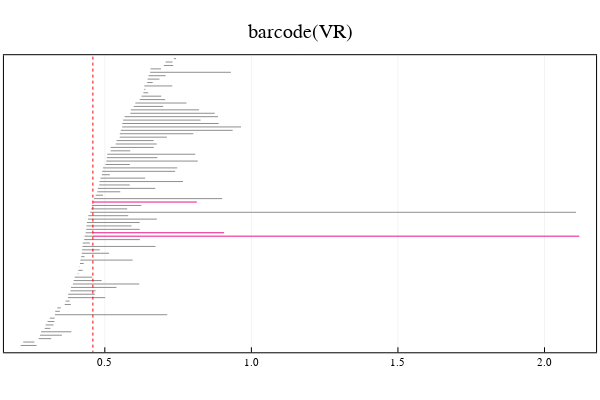

This figure's notebook cell:
### Markdown cell above
## 4(b) Interactive exploration of baseline and offset bar extensions
* We use the function `return_extension_results_at_parameter()`, which is an interactive function that requires the user to select the following:
    * A parameter of `p_Y` 
    * Offset bar extensions
* The function shows the baseline bar-extension at selected parameter, along with the final bar-extension (baseline bar extension + selected offset bar extensions).
* The function returns a plot object that highlights the final bar extension

### Code cell
p = return_extension_results_at_parameter(extension)

### Figure 1 — Plotly figure (JSON) as saved in the notebook; plotly's stock layout.template omitted (floating-point values rounded to 4 significant figures)
{"data": [{"colorbar": {"title": ""}, "hoverinfo": "text", "legendgroup": "y1", "line": {"color": "rgba(143, 143, 143, 1.000)", "dash": "solid", "shape": "linear", "width": 1}, "mode": "lines", "name": "y1", "showlegend": true, "text": ["class 18", "class 18"], "type": "scatter", "x": [0.213, 0.2671], "xaxis": "x1", "y": [1, 1], "yaxis": "y1", "zmax": null, "zmin": null}, {"colorbar": {"title": ""}, "hoverinfo": "text", "legendgroup": "y2", "line": {"color": "rgba(143, 143, 143, 1.000)", "dash": "solid", "shape": "linear", "width": 1}, "mode": "lines", "name": "y2", "showlegend": true, "text": ["class 19", "class 19"], "type": "scatter", "x": [0.2217, 0.26], "xaxis": "x1", "y": [2, 2], "yaxis": "y1", "zmax": null, "zmin": null}, {"colorbar": {"title": ""}, "hoverinfo": "text", "legendgroup": "y3", "line": {"color": "rgba(143, 143, 143, 1.000)", "dash": "solid", "shape": "linear", "width": 1}, "mode": "lines", "name": "y3", "showlegend": true, "text": ["class 20", "class 20"], "type": "scatter", "x": [0.2744, 0.3171], "xaxis": "x1", "y": [3, 3], "yaxis": "y1", "zmax": null, "zmin": null}, {"colorbar": {"title": ""}, "hoverinfo": "text", "legendgroup": "y4", "line": {"color": "rgba(143, 143, 143, 1.000)", "dash": "solid", "shape": "linear", "width": 1}, "mode": "lines", "name": "y4", "showlegend": true, "text": ["class 21", "class 21"], "type": "scatter", "x": [0.2791, 0.3537], "xaxis": "x1", "y": [4, 4], "yaxis": "y1", "zmax": null, "zmin": null}, {"colorbar": {"title": ""}, "hoverinfo": "text", "legendgroup": "y5", "line": {"color": "rgba(143, 143, 143, 1.000)", "dash": "solid", "shape": "linear", "width": 1}, "mode": "lines", "name": "y5", "showlegend": true, "text": ["class 22", "class 22"], "type": "scatter", "x": [0.2825, 0.386], "xaxis": "x1", "y": [5, 5], "yaxis": "y1", "zmax": null, "zmin": null}, {"colorbar": {"title": ""}, "hoverinfo": "text", "legendgroup": "y6", "line": {"color": "rgba(143, 143, 143, 1.000)", "dash": "solid", "shape": "linear", "width": 1}, "mode": "lines", "name": "y6", "showlegend": true, "text": ["class 1", "class 1"], "type": "scatter", "x": [0.295, 0.3141], "xaxis": "x1", "y": [6, 6], "yaxis": "y1", "zmax": null, "zmin": null}, {"colorbar": {"title": ""}, "hoverinfo": "text", "legendgroup": "y7", "line": {"color": "rgba(143, 143, 143, 1.000)", "dash": "solid", "shape": "linear", "width": 1}, "mode": "lines", "name": "y7", "showlegend": true, "text": ["class 2", "class 2"], "type": "scatter", "x": [0.2981, 0.3251], "xaxis": "x1", "y": [7, 7], "yaxis": "y1", "zmax": null, "zmin": null}, {"colorbar": {"title": ""}, "hoverinfo": "text", "legendgroup": "y8", "line": {"color": "rgba(143, 143, 143, 1.000)", "dash": "solid", "shape": "linear", "width": 1}, "mode": "lines", "name": "y8", "showlegend": true, "text": ["class 3", "class 3"], "type": "scatter", "x": [0.3047, 0.3284], "xaxis": "x1", "y": [8, 8], "yaxis": "y1", "zmax": null, "zmin": null}, {"colorbar": {"title": ""}, "hoverinfo": "text", "legendgroup": "y9", "line": {"color": "rgba(143, 143, 143, 1.000)", "dash": "solid", "shape": "linear", "width": 1}, "mode": "lines", "name": "y9", "showlegend": true, "text": ["class 23", "class 23"], "type": "scatter", "x": [0.3123, 0.3288], "xaxis": "x1", "y": [9, 9], "yaxis": "y1", "zmax": null, "zmin": null}, {"colorbar": {"title": ""}, "hoverinfo": "text", "legendgroup": "y10", "line": {"color": "rgba(143, 143, 143, 1.000)", "dash": "solid", "shape": "linear", "width": 1}, "mode": "lines", "name": "y10", "showlegend": true, "text": ["class 73", "class 73"], "type": "scatter", "x": [0.3297, 0.7131], "xaxis": "x1", "y": [10, 10], "yaxis": "y1", "zmax": null, "zmin": null}, {"colorbar": {"title": ""}, "hoverinfo": "text", "legendgroup": "y11", "line": {"color": "rgba(143, 143, 143, 1.000)", "dash": "solid", "shape": "linear", "width": 1}, "mode": "lines", "name": "y11", "showlegend": true, "text": ["class 24", "class 24"], "type": "scatter", "x": [0.3308, 0.3467], "xaxis": "x1", "y": [11, 11], "yaxis": "y1", "zmax": null, "zmin": null}, {"colorbar": {"title": ""}, "hoverinfo": "text", "legendgroup": "y12", "line": {"color": "rgba(143, 143, 143, 1.000)", "dash": "solid", "shape": "linear", "width": 1}, "mode": "lines", "name": "y12", "showlegend": true, "text": ["class 4", "class 4"], "type": "scatter", "x": [0.3379, 0.3497], "xaxis": "x1", "y": [12, 12], "yaxis": "y1", "zmax": null, "zmin": null}, {"colorbar": {"title": ""}, "hoverinfo": "text", "legendgroup": "y13", "line": {"color": "rgba(143, 143, 143, 1.000)", "dash": "solid", "shape": "linear", "width": 1}, "mode": "lines", "name": "y13", "showlegend": true, "text": ["class 25", "class 25"], "type": "scatter", "x": [0.3632, 0.384], "xaxis": "x1", "y": [13, 13], "yaxis": "y1", "zmax": null, "zmin": null}, {"colorbar": {"title": ""}, "hoverinfo": "text", "legendgroup": "y14", "line": {"color": "rgba(143, 143, 143, 1.000)", "dash": "solid", "shape": "linear", "width": 1}, "mode": "lines", "name": "y14", "showlegend": true, "text": ["class 26", "class 26"], "type": "scatter", "x": [0.3662, 0.3801], "xaxis": "x1", "y": [14, 14], "yaxis": "y1", "zmax": null, "zmin": null}, {"colorbar": {"title": ""}, "hoverinfo": "text", "legendgroup": "y15", "line": {"color": "rgba(143, 143, 143, 1.000)", "dash": "solid", "shape": "linear", "width": 1}, "mode": "lines", "name": "y15", "showlegend": true, "text": ["class 27", "class 27"], "type": "scatter", "x": [0.3742, 0.5013], "xaxis": "x1", "y": [15, 15], "yaxis": "y1", "zmax": null, "zmin": null}, {"colorbar": {"title": ""}, "hoverinfo": "text", "legendgroup": "y16", "line": {"color": "rgba(143, 143, 143, 1.000)", "dash": "solid", "shape": "linear", "width": 1}, "mode": "lines", "name": "y16", "showlegend": true, "text": ["class 28", "class 28"], "type": "scatter", "x": [0.3751, 0.4659], "xaxis": "x1", "y": [16, 16], "yaxis": "y1", "zmax": null, "zmin": null}, {"colorbar": {"title": ""}, "hoverinfo": "text", "legendgroup": "y17", "line": {"color": "rgba(143, 143, 143, 1.000)", "dash": "solid", "shape": "linear", "width": 1}, "mode": "lines", "name": "y17", "showlegend": true, "text": ["class 29", "class 29"], "type": "scatter", "x": [0.3827, 0.4686], "xaxis": "x1", "y": [17, 17], "yaxis": "y1", "zmax": null, "zmin": null}, {"colorbar": {"title": ""}, "hoverinfo": "text", "legendgroup": "y18", "line": {"color": "rgba(143, 143, 143, 1.000)", "dash": "solid", "shape": "linear", "width": 1}, "mode": "lines", "name": "y18", "showlegend": true, "text": ["class 30", "class 30"], "type": "scatter", "x": [0.3847, 0.5396], "xaxis": "x1", "y": [18, 18], "yaxis": "y1", "zmax": null, "zmin": null}, {"colorbar": {"title": ""}, "hoverinfo": "text", "legendgroup": "y19", "line": {"color": "rgba(143, 143, 143, 1.000)", "dash": "solid", "shape": "linear", "width": 1}, "mode": "lines", "name": "y19", "showlegend": true, "text": ["class 31", "class 31"], "type": "scatter", "x": [0.3908, 0.6174], "xaxis": "x1", "y": [19, 19], "yaxis": "y1", "zmax": null, "zmin": null}, {"colorbar": {"title": ""}, "hoverinfo": "text", "legendgroup": "y20", "line": {"color": "rgba(143, 143, 143, 1.000)", "dash": "solid", "shape": "linear", "width": 1}, "mode": "lines", "name": "y20", "showlegend": true, "text": ["class 32", "class 32"], "type": "scatter", "x": [0.3935, 0.4892], "xaxis": "x1", "y": [20, 20], "yaxis": "y1", "zmax": null, "zmin": null}, {"colorbar": {"title": ""}, "hoverinfo": "text", "legendgroup": "y21", "line": {"color": "rgba(143, 143, 143, 1.000)", "dash": "solid", "shape": "linear", "width": 1}, "mode": "lines", "name": "y21", "showlegend": true, "text": ["class 33", "class 33"], "type": "scatter", "x": [0.3971, 0.4572], "xaxis": "x1", "y": [21, 21], "yaxis": "y1", "zmax": null, "zmin": null}, {"colorbar": {"title": ""}, "hoverinfo": "text", "legendgroup": "y22", "line": {"color": "rgba(143, 143, 143, 1.000)", "dash": "solid", "shape": "linear", "width": 1}, "mode": "lines", "name": "y22", "showlegend": true, "text": ["class 5", "class 5"], "type": "scatter", "x": [0.4075, 0.4098], "xaxis": "x1", "y": [22, 22], "yaxis": "y1", "zmax": null, "zmin": null}, {"colorbar": {"title": ""}, "hoverinfo": "text", "legendgroup": "y23", "line": {"color": "rgba(143, 143, 143, 1.000)", "dash": "solid", "shape": "linear", "width": 1}, "mode": "lines", "name": "y23", "showlegend": true, "text": ["class 6", "class 6"], "type": "scatter", "x": [0.4095, 0.4246], "xaxis": "x1", "y": [23, 23], "yaxis": "y1", "zmax": null, "zmin": null}, {"colorbar": {"title": ""}, "hoverinfo": "text", "legendgroup": "y24", "line": {"color": "rgba(143, 143, 143, 1.000)", "dash": "solid", "shape": "linear", "width": 1}, "mode": "lines", "name": "y24", "showlegend": true, "text": ["class 7", "class 7"], "type": "scatter", "x": [0.4123, 0.4134], "xaxis": "x1", "y": [24, 24], "yaxis": "y1", "zmax": null, "zmin": null}, {"colorbar": {"title": ""}, "hoverinfo": "text", "legendgroup": "y25", "line": {"color": "rgba(143, 143, 143, 1.000)", "dash": "solid", "shape": "linear", "width": 1}, "mode": "lines", "name": "y25", "showlegend": true, "text": ["class 8", "class 8"], "type": "scatter", "x": [0.4151, 0.4281], "xaxis": "x1", "y": [25, 25], "yaxis": "y1", "zmax": null, "zmin": null}, {"colorbar": {"title": ""}, "hoverinfo": "text", "legendgroup": "y26", "line": {"color": "rgba(143, 143, 143, 1.000)", "dash": "solid", "shape": "linear", "width": 1}, "mode": "lines", "name": "y26", "showlegend": true, "text": ["class 34", "class 34"], "type": "scatter", "x": [0.4166, 0.595], "xaxis": "x1", "y": [26, 26], "yaxis": "y1", "zmax": null, "zmin": null}, {"colorbar": {"title": ""}, "hoverinfo": "text", "legendgroup": "y27", "line": {"color": "rgba(143, 143, 143, 1.000)", "dash": "solid", "shape": "linear", "width": 1}, "mode": "lines", "name": "y27", "showlegend": true, "text": ["class 9", "class 9"], "type": "scatter", "x": [0.4195, 0.4308], "xaxis": "x1", "y": [27, 27], "yaxis": "y1", "zmax": null, "zmin": null}, {"colorbar": {"title": ""}, "hoverinfo": "text", "legendgroup": "y28", "line": {"color": "rgba(143, 143, 143, 1.000)", "dash": "solid", "shape": "linear", "width": 1}, "mode": "lines", "name": "y28", "showlegend": true, "text": ["class 35", "class 35"], "type": "scatter", "x": [0.4213, 0.5145], "xaxis": "x1", "y": [28, 28], "yaxis": "y1", "zmax": null, "zmin": null}, {"colorbar": {"title": ""}, "hoverinfo": "text", "legendgroup": "y29", "line": {"color": "rgba(143, 143, 143, 1.000)", "dash": "solid", "shape": "linear", "width": 1}, "mode": "lines", "name": "y29", "showlegend": true, "text": ["class 10", "class 10"], "type": "scatter", "x": [0.4225, 0.4827], "xaxis": "x1", "y": [29, 29], "yaxis": "y1", "zmax": null, "zmin": null}, {"colorbar": {"title": ""}, "hoverinfo": "text", "legendgroup": "y30", "line": {"color": "rgba(143, 143, 143, 1.000)", "dash": "solid", "shape": "linear", "width": 1}, "mode": "lines", "name": "y30", "showlegend": true, "text": ["class 36", "class 36"], "type": "scatter", "x": [0.4236, 0.6728], "xaxis": "x1", "y": [30, 30], "yaxis": "y1", "zmax": null, "zmin": null}, {"colorbar": {"title": ""}, "hoverinfo": "text", "legendgroup": "y31", "line": {"color": "rgba(143, 143, 143, 1.000)", "dash": "solid", "shape": "linear", "width": 1}, "mode": "lines", "name": "y31", "showlegend": true, "text": ["class 37", "class 37"], "type": "scatter", "x": [0.4247, 0.4491], "xaxis": "x1", "y": [31, 31], "yaxis": "y1", "zmax": null, "zmin": null}, {"colorbar": {"title": ""}, "hoverinfo": "text", "legendgroup": "y32", "line": {"color": "rgba(143, 143, 143, 1.000)", "dash": "solid", "shape": "linear", "width": 1}, "mode": "lines", "name": "y32", "showlegend": true, "text": ["class 64", "class 64"], "type": "scatter", "x": [0.4293, 0.6197], "xaxis": "x1", "y": [32, 32], "yaxis": "y1", "zmax": null, "zmin": null}, {"colorbar": {"title": ""}, "hoverinfo": "text", "legendgroup": "y33", "line": {"color": "rgba(143, 143, 143, 1.000)", "dash": "solid", "shape": "linear", "width": 1}, "mode": "lines", "name": "y33", "showlegend": true, "text": ["class 84", "class 84"], "type": "scatter", "x": [0.431, 0.4593], "xaxis": "x1", "y": [33, 33], "yaxis": "y1", "zmax": null, "zmin": null}, {"colorbar": {"title": ""}, "hoverinfo": "text", "legendgroup": "y34", "line": {"color": "rgba(238, 18, 137, 1.000)", "dash": "solid", "shape": "linear", "width": 1}, "mode": "lines", "name": "y34", "showlegend": true, "text": ["class 84", "class 84"], "type": "scatter", "x": [0.4593, 2.119], "xaxis": "x1", "y": [33, 33], "yaxis": "y1", "zmax": null, "zmin": null}, {"colorbar": {"title": ""}, "hoverinfo": "text", "legendgroup": "y35", "line": {"color": "rgba(143, 143, 143, 1.000)", "dash": "solid", "shape": "linear", "width": 1}, "mode": "lines", "name": "y35", "showlegend": true, "text": ["class 79", "class 79"], "type": "scatter", "x": [0.4348, 0.4593], "xaxis": "x1", "y": [34, 34], "yaxis": "y1", "zmax": null, "zmin": null}, {"colorbar": {"title": ""}, "hoverinfo": "text", "legendgroup": "y36", "line": {"color": "rgba(238, 18, 137, 1.000)", "dash": "solid", "shape": "linear", "width": 1}, "mode": "lines", "name": "y36", "showlegend": true, "text": ["class 79", "class 79"], "type": "scatter", "x": [0.4593, 0.9071], "xaxis": "x1", "y": [34, 34], "yaxis": "y1", "zmax": null, "zmin": null}, {"colorbar": {"title": ""}, "hoverinfo": "text", "legendgroup": "y37", "line": {"color": "rgba(143, 143, 143, 1.000)", "dash": "solid", "shape": "linear", "width": 1}, "mode": "lines", "name": "y37", "showlegend": true, "text": ["class 38", "class 38"], "type": "scatter", "x": [0.4367, 0.619], "xaxis": "x1", "y": [35, 35], "yaxis": "y1", "zmax": null, "zmin": null}, {"colorbar": {"title": ""}, "hoverinfo": "text", "legendgroup": "y38", "line": {"color": "rgba(143, 143, 143, 1.000)", "dash": "solid", "shape": "linear", "width": 1}, "mode": "lines", "name": "y38", "showlegend": true, "text": ["class 39", "class 39"], "type": "scatter", "x": [0.4373, 0.5912], "xaxis": "x1", "y": [36, 36], "yaxis": "y1", "zmax": null, "zmin": null}, {"colorbar": {"title": ""}, "hoverinfo": "text", "legendgroup": "y39", "line": {"color": "rgba(143, 143, 143, 1.000)", "dash": "solid", "shape": "linear", "width": 1}, "mode": "lines", "name": "y39", "showlegend": true, "text": ["class 65", "class 65"], "type": "scatter", "x": [0.439, 0.6189], "xaxis": "x1", "y": [37, 37], "yaxis": "y1", "zmax": null, "zmin": null}, {"colorbar": {"title": ""}, "hoverinfo": "text", "legendgroup": "y40", "line": {"color": "rgba(143, 143, 143, 1.000)", "dash": "solid", "shape": "linear", "width": 1}, "mode": "lines", "name": "y40", "showlegend": true, "text": ["class 74", "class 74"], "type": "scatter", "x": [0.4425, 0.6776], "xaxis": "x1", "y": [38, 38], "yaxis": "y1", "zmax": null, "zmin": null}, {"colorbar": {"title": ""}, "hoverinfo": "text", "legendgroup": "y41", "line": {"color": "rgba(143, 143, 143, 1.000)", "dash": "solid", "shape": "linear", "width": 1}, "mode": "lines", "name": "y41", "showlegend": true, "text": ["class 40", "class 40"], "type": "scatter", "x": [0.4438, 0.5799], "xaxis": "x1", "y": [39, 39], "yaxis": "y1", "zmax": null, "zmin": null}, {"colorbar": {"title": ""}, "hoverinfo": "text", "legendgroup": "y42", "line": {"color": "rgba(143, 143, 143, 1.000)", "dash": "solid", "shape": "linear", "width": 1}, "mode": "lines", "name": "y42", "showlegend": true, "text": ["class 85", "class 85"], "type": "scatter", "x": [0.4504, 2.108], "xaxis": "x1", "y": [40, 40], "yaxis": "y1", "zmax": null, "zmin": null}, {"colorbar": {"title": ""}, "hoverinfo": "text", "legendgroup": "y43", "line": {"color": "rgba(143, 143, 143, 1.000)", "dash": "solid", "shape": "linear", "width": 1}, "mode": "lines", "name": "y43", "showlegend": true, "text": ["class 41", "class 41"], "type": "scatter", "x": [0.4536, 0.5765], "xaxis": "x1", "y": [41, 41], "yaxis": "y1", "zmax": null, "zmin": null}, {"colorbar": {"title": ""}, "hoverinfo": "text", "legendgroup": "y44", "line": {"color": "rgba(143, 143, 143, 1.000)", "dash": "solid", "shape": "linear", "width": 1}, "mode": "lines", "name": "y44", "showlegend": true, "text": ["class 66", "class 66"], "type": "scatter", "x": [0.4558, 0.6245], "xaxis": "x1", "y": [42, 42], "yaxis": "y1", "zmax": null, "zmin": null}, {"colorbar": {"title": ""}, "hoverinfo": "text", "legendgroup": "y45", "line": {"color": "rgba(143, 143, 143, 1.000)", "dash": "solid", "shape": "linear", "width": 1}, "mode": "lines", "name": "y45", "showlegend": true, "text": ["class 75", "class 75"], "type": "scatter", "x": [0.4593, 0.4593], "xaxis": "x1", "y": [43, 43], "yaxis": "y1", "zmax": null, "zmin": null}, {"colorbar": {"title": ""}, "hoverinfo": "text", "legendgroup": "y46", "line": {"color": "rgba(238, 18, 137, 1.000)", "dash": "solid", "shape": "linear", "width": 1}, "mode": "lines", "name": "y46", "showlegend": true, "text": ["class 75", "class 75"], "type": "scatter", "x": [0.4593, 0.8139], "xaxis": "x1", "y": [43, 43], "yaxis": "y1", "zmax": null, "zmin": null}, {"colorbar": {"title": ""}, "hoverinfo": "text", "legendgroup": "y47", "line": {"color": "rgba(143, 143, 143, 1.000)", "dash": "solid", "shape": "linear", "width": 1}, "mode": "lines", "name": "y47", "showlegend": true, "text": ["class 80", "class 80"], "type": "scatter", "x": [0.463, 0.9004], "xaxis": "x1", "y": [44, 44], "yaxis": "y1", "zmax": null, "zmin": null}, {"colorbar": {"title": ""}, "hoverinfo": "text", "legendgroup": "y48", "line": {"color": "rgba(143, 143, 143, 1.000)", "dash": "solid", "shape": "linear", "width": 1}, "mode": "lines", "name": "y48", "showlegend": true, "text": ["class 11", "class 11"], "type": "scatter", "x": [0.4689, 0.4939], "xaxis": "x1", "y": [45, 45], "yaxis": "y1", "zmax": null, "zmin": null}, {"colorbar": {"title": ""}, "hoverinfo": "text", "legendgroup": "y49", "line": {"color": "rgba(143, 143, 143, 1.000)", "dash": "solid", "shape": "linear", "width": 1}, "mode": "lines", "name": "y49", "showlegend": true, "text": ["class 42", "class 42"], "type": "scatter", "x": [0.4745, 0.5528], "xaxis": "x1", "y": [46, 46], "yaxis": "y1", "zmax": null, "zmin": null}, {"colorbar": {"title": ""}, "hoverinfo": "text", "legendgroup": "y50", "line": {"color": "rgba(143, 143, 143, 1.000)", "dash": "solid", "shape": "linear", "width": 1}, "mode": "lines", "name": "y50", "showlegend": true, "text": ["class 67", "class 67"], "type": "scatter", "x": [0.476, 0.6721], "xaxis": "x1", "y": [47, 47], "yaxis": "y1", "zmax": null, "zmin": null}, {"colorbar": {"title": ""}, "hoverinfo": "text", "legendgroup": "y51", "line": {"color": "rgba(143, 143, 143, 1.000)", "dash": "solid", "shape": "linear", "width": 1}, "mode": "lines", "name": "y51", "showlegend": true, "text": ["class 43", "class 43"], "type": "scatter", "x": [0.481, 0.5852], "xaxis": "x1", "y": [48, 48], "yaxis": "y1", "zmax": null, "zmin": null}, {"colorbar": {"title": ""}, "hoverinfo": "text", "legendgroup": "y52", "line": {"color": "rgba(143, 143, 143, 1.000)", "dash": "solid", "shape": "linear", "width": 1}, "mode": "lines", "name": "y52", "showlegend": true, "text": ["class 76", "class 76"], "type": "scatter", "x": [0.4817, 0.7668], "xaxis": "x1", "y": [49, 49], "yaxis": "y1", "zmax": null, "zmin": null}, {"colorbar": {"title": ""}, "hoverinfo": "text", "legendgroup": "y53", "line": {"color": "rgba(143, 143, 143, 1.000)", "dash": "solid", "shape": "linear", "width": 1}, "mode": "lines", "name": "y53", "showlegend": true, "text": ["class 44", "class 44"], "type": "scatter", "x": [0.4853, 0.6376], "xaxis": "x1", "y": [50, 50], "yaxis": "y1", "zmax": null, "zmin": null}, {"colorbar": {"title": ""}, "hoverinfo": "text", "legendgroup": "y54", "line": {"color": "rgba(143, 143, 143, 1.000)", "dash": "solid", "shape": "linear", "width": 1}, "mode": "lines", "name": "y54", "showlegend": true, "text": ["class 45", "class 45"], "type": "scatter", "x": [0.4902, 0.5172], "xaxis": "x1", "y": [51, 51], "yaxis": "y1", "zmax": null, "zmin": null}, {"colorbar": {"title": ""}, "hoverinfo": "text", "legendgroup": "y55", "line": {"color": "rgba(143, 143, 143, 1.000)", "dash": "solid", "shape": "linear", "width": 1}, "mode": "lines", "name": "y55", "showlegend": true, "text": ["class 68", "class 68"], "type": "scatter", "x": [0.4908, 0.74], "xaxis": "x1", "y": [52, 52], "yaxis": "y1", "zmax": null, "zmin": null}, {"colorbar": {"title": ""}, "hoverinfo": "text", "legendgroup": "y56", "line": {"color": "rgba(143, 143, 143, 1.000)", "dash": "solid", "shape": "linear", "width": 1}, "mode": "lines", "name": "y56", "showlegend": true, "text": ["class 46", "class 46"], "type": "scatter", "x": [0.4939, 0.7472], "xaxis": "x1", "y": [53, 53], "yaxis": "y1", "zmax": null, "zmin": null}, {"colorbar": {"title": ""}, "hoverinfo": "text", "legendgroup": "y57", "line": {"color": "rgba(143, 143, 143, 1.000)", "dash": "solid", "shape": "linear", "width": 1}, "mode": "lines", "name": "y57", "showlegend": true, "text": ["class 47", "class 47"], "type": "scatter", "x": [0.5024, 0.5854], "xaxis": "x1", "y": [54, 54], "yaxis": "y1", "zmax": null, "zmin": null}, {"colorbar": {"title": ""}, "hoverinfo": "text", "legendgroup": "y58", "line": {"color": "rgba(143, 143, 143, 1.000)", "dash": "solid", "shape": "linear", "width": 1}, "mode": "lines", "name": "y58", "showlegend": true, "text": ["class 77", "class 77"], "type": "scatter", "x": [0.5051, 0.8171], "xaxis": "x1", "y": [55, 55], "yaxis": "y1", "zmax": null, "zmin": null}, {"colorbar": {"title": ""}, "hoverinfo": "text", "legendgroup": "y59", "line": {"color": "rgba(143, 143, 143, 1.000)", "dash": "solid", "shape": "linear", "width": 1}, "mode": "lines", "name": "y59", "showlegend": true, "text": ["class 48", "class 48"], "type": "scatter", "x": [0.5069, 0.6791], "xaxis": "x1", "y": [56, 56], "yaxis": "y1", "zmax": null, "zmin": null}, {"colorbar": {"title": ""}, "hoverinfo": "text", "legendgroup": "y60", "line": {"color": "rgba(143, 143, 143, 1.000)", "dash": "solid", "shape": "linear", "width": 1}, "mode": "lines", "name": "y60", "showlegend": true, "text": ["class 69", "class 69"], "type": "scatter", "x": [0.5085, 0.8084], "xaxis": "x1", "y": [57, 57], "yaxis": "y1", "zmax": null, "zmin": null}, {"colorbar": {"title": ""}, "hoverinfo": "text", "legendgroup": "y61", "line": {"color": "rgba(143, 143, 143, 1.000)", "dash": "solid", "shape": "linear", "width": 1}, "mode": "lines", "name": "y61", "showlegend": true, "text": ["class 49", "class 49"], "type": "scatter", "x": [0.5198, 0.5868], "xaxis": "x1", "y": [58, 58], "yaxis": "y1", "zmax": null, "zmin": null}, {"colorbar": {"title": ""}, "hoverinfo": "text", "legendgroup": "y62", "line": {"color": "rgba(143, 143, 143, 1.000)", "dash": "solid", "shape": "linear", "width": 1}, "mode": "lines", "name": "y62", "showlegend": true, "text": ["class 50", "class 50"], "type": "scatter", "x": [0.5198, 0.6671], "xaxis": "x1", "y": [59, 59], "yaxis": "y1", "zmax": null, "zmin": null}, {"colorbar": {"title": ""}, "hoverinfo": "text", "legendgroup": "y63", "line": {"color": "rgba(143, 143, 143, 1.000)", "dash": "solid", "shape": "linear", "width": 1}, "mode": "lines", "name": "y63", "showlegend": true, "text": ["class 12", "class 12"], "type": "scatter", "x": [0.5372, 0.6769], "xaxis": "x1", "y": [60, 60], "yaxis": "y1", "zmax": null, "zmin": null}, {"colorbar": {"title": ""}, "hoverinfo": "text", "legendgroup": "y64", "line": {"color": "rgba(143, 143, 143, 1.000)", "dash": "solid", "shape": "linear", "width": 1}, "mode": "lines", "name": "y64", "showlegend": true, "text": ["class 51", "class 51"], "type": "scatter", "x": [0.5403, 0.6667], "xaxis": "x1", "y": [61, 61], "yaxis": "y1", "zmax": null, "zmin": null}, {"colorbar": {"title": ""}, "hoverinfo": "text", "legendgroup": "y65", "line": {"color": "rgba(143, 143, 143, 1.000)", "dash": "solid", "shape": "linear", "width": 1}, "mode": "lines", "name": "y65", "showlegend": true, "text": ["class 52", "class 52"], "type": "scatter", "x": [0.5509, 0.7119], "xaxis": "x1", "y": [62, 62], "yaxis": "y1", "zmax": null, "zmin": null}, {"colorbar": {"title": ""}, "hoverinfo": "text", "legendgroup": "y66", "line": {"color": "rgba(143, 143, 143, 1.000)", "dash": "solid", "shape": "linear", "width": 1}, "mode": "lines", "name": "y66", "showlegend": true, "text": ["class 53", "class 53"], "type": "scatter", "x": [0.5512, 0.8021], "xaxis": "x1", "y": [63, 63], "yaxis": "y1", "zmax": null, "zmin": null}, {"colorbar": {"title": ""}, "hoverinfo": "text", "legendgroup": "y67", "line": {"color": "rgba(143, 143, 143, 1.000)", "dash": "solid", "shape": "linear", "width": 1}, "mode": "lines", "name": "y67", "showlegend": true, "text": ["class 82", "class 82"], "type": "scatter", "x": [0.5547, 0.936], "xaxis": "x1", "y": [64, 64], "yaxis": "y1", "zmax": null, "zmin": null}, {"colorbar": {"title": ""}, "hoverinfo": "text", "legendgroup": "y68", "line": {"color": "rgba(143, 143, 143, 1.000)", "dash": "solid", "shape": "linear", "width": 1}, "mode": "lines", "name": "y68", "showlegend": true, "text": ["class 83", "class 83"], "type": "scatter", "x": [0.5594, 0.9647], "xaxis": "x1", "y": [65, 65], "yaxis": "y1", "zmax": null, "zmin": null}, {"colorbar": {"title": ""}, "hoverinfo": "text", "legendgroup": "y69", "line": {"color": "rgba(143, 143, 143, 1.000)", "dash": "solid", "shape": "linear", "width": 1}, "mode": "lines", "name": "y69", "showlegend": true, "text": ["class 54", "class 54"], "type": "scatter", "x": [0.5597, 0.8882], "xaxis": "x1", "y": [66, 66], "yaxis": "y1", "zmax": null, "zmin": null}, {"colorbar": {"title": ""}, "hoverinfo": "text", "legendgroup": "y70", "line": {"color": "rgba(143, 143, 143, 1.000)", "dash": "solid", "shape": "linear", "width": 1}, "mode": "lines", "name": "y70", "showlegend": true, "text": ["class 81", "class 81"], "type": "scatter", "x": [0.5625, 0.8266], "xaxis": "x1", "y": [67, 67], "yaxis": "y1", "zmax": null, "zmin": null}, {"colorbar": {"title": ""}, "hoverinfo": "text", "legendgroup": "y71", "line": {"color": "rgba(143, 143, 143, 1.000)", "dash": "solid", "shape": "linear", "width": 1}, "mode": "lines", "name": "y71", "showlegend": true, "text": ["class 70", "class 70"], "type": "scatter", "x": [0.5677, 0.8863], "xaxis": "x1", "y": [68, 68], "yaxis": "y1", "zmax": null, "zmin": null}, {"colorbar": {"title": ""}, "hoverinfo": "text", "legendgroup": "y72", "line": {"color": "rgba(143, 143, 143, 1.000)", "dash": "solid", "shape": "linear", "width": 1}, "mode": "lines", "name": "y72", "showlegend": true, "text": ["class 55", "class 55"], "type": "scatter", "x": [0.5869, 0.875], "xaxis": "x1", "y": [69, 69], "yaxis": "y1", "zmax": null, "zmin": null}, {"colorbar": {"title": ""}, "hoverinfo": "text", "legendgroup": "y73", "line": {"color": "rgba(143, 143, 143, 1.000)", "dash": "solid", "shape": "linear", "width": 1}, "mode": "lines", "name": "y73", "showlegend": true, "text": ["class 56", "class 56"], "type": "scatter", "x": [0.5887, 0.8217], "xaxis": "x1", "y": [70, 70], "yaxis": "y1", "zmax": null, "zmin": null}, {"colorbar": {"title": ""}, "hoverinfo": "text", "legendgroup": "y74", "line": {"color": "rgba(143, 143, 143, 1.000)", "dash": "solid", "shape": "linear", "width": 1}, "mode": "lines", "name": "y74", "showlegend": true, "text": ["class 13", "class 13"], "type": "scatter", "x": [0.5987, 0.6993], "xaxis": "x1", "y": [71, 71], "yaxis": "y1", "zmax": null, "zmin": null}, {"colorbar": {"title": ""}, "hoverinfo": "text", "legendgroup": "y75", "line": {"color": "rgba(143, 143, 143, 1.000)", "dash": "solid", "shape": "linear", "width": 1}, "mode": "lines", "name": "y75", "showlegend": true, "text": ["class 78", "class 78"], "type": "scatter", "x": [0.6041, 0.7786], "xaxis": "x1", "y": [72, 72], "yaxis": "y1", "zmax": null, "zmin": null}, {"colorbar": {"title": ""}, "hoverinfo": "text", "legendgroup": "y76", "line": {"color": "rgba(143, 143, 143, 1.000)", "dash": "solid", "shape": "linear", "width": 1}, "mode": "lines", "name": "y76", "showlegend": true, "text": ["class 71", "class 71"], "type": "scatter", "x": [0.6191, 0.7061], "xaxis": "x1", "y": [73, 73], "yaxis": "y1", "zmax": null, "zmin": null}, {"colorbar": {"title": ""}, "hoverinfo": "text", "legendgroup": "y77", "line": {"color": "rgba(143, 143, 143, 1.000)", "dash": "solid", "shape": "linear", "width": 1}, "mode": "lines", "name": "y77", "showlegend": true, "text": ["class 72", "class 72"], "type": "scatter", "x": [0.6254, 0.6926], "xaxis": "x1", "y": [74, 74], "yaxis": "y1", "zmax": null, "zmin": null}, {"colorbar": {"title": ""}, "hoverinfo": "text", "legendgroup": "y78", "line": {"color": "rgba(143, 143, 143, 1.000)", "dash": "solid", "shape": "linear", "width": 1}, "mode": "lines", "name": "y78", "showlegend": true, "text": ["class 14", "class 14"], "type": "scatter", "x": [0.6315, 0.6479], "xaxis": "x1", "y": [75, 75], "yaxis": "y1", "zmax": null, "zmin": null}, {"colorbar": {"title": ""}, "hoverinfo": "text", "legendgroup": "y79", "line": {"color": "rgba(143, 143, 143, 1.000)", "dash": "solid", "shape": "linear", "width": 1}, "mode": "lines", "name": "y79", "showlegend": true, "text": ["class 15", "class 15"], "type": "scatter", "x": [0.6346, 0.6386], "xaxis": "x1", "y": [76, 76], "yaxis": "y1", "zmax": null, "zmin": null}, {"colorbar": {"title": ""}, "hoverinfo": "text", "legendgroup": "y80", "line": {"color": "rgba(143, 143, 143, 1.000)", "dash": "solid", "shape": "linear", "width": 1}, "mode": "lines", "name": "y80", "showlegend": true, "text": ["class 57", "class 57"], "type": "scatter", "x": [0.6348, 0.7301], "xaxis": "x1", "y": [77, 77], "yaxis": "y1", "zmax": null, "zmin": null}, {"colorbar": {"title": ""}, "hoverinfo": "text", "legendgroup": "y81", "line": {"color": "rgba(143, 143, 143, 1.000)", "dash": "solid", "shape": "linear", "width": 1}, "mode": "lines", "name": "y81", "showlegend": true, "text": ["class 58", "class 58"], "type": "scatter", "x": [0.6446, 0.6634], "xaxis": "x1", "y": [78, 78], "yaxis": "y1", "zmax": null, "zmin": null}, {"colorbar": {"title": ""}, "hoverinfo": "text", "legendgroup": "y82", "line": {"color": "rgba(143, 143, 143, 1.000)", "dash": "solid", "shape": "linear", "width": 1}, "mode": "lines", "name": "y82", "showlegend": true, "text": ["class 59", "class 59"], "type": "scatter", "x": [0.646, 0.6864], "xaxis": "x1", "y": [79, 79], "yaxis": "y1", "zmax": null, "zmin": null}, {"colorbar": {"title": ""}, "hoverinfo": "text", "legendgroup": "y83", "line": {"color": "rgba(143, 143, 143, 1.000)", "dash": "solid", "shape": "linear", "width": 1}, "mode": "lines", "name": "y83", "showlegend": true, "text": ["class 60", "class 60"], "type": "scatter", "x": [0.6491, 0.7076], "xaxis": "x1", "y": [80, 80], "yaxis": "y1", "zmax": null, "zmin": null}, {"colorbar": {"title": ""}, "hoverinfo": "text", "legendgroup": "y84", "line": {"color": "rgba(143, 143, 143, 1.000)", "dash": "solid", "shape": "linear", "width": 1}, "mode": "lines", "name": "y84", "showlegend": true, "text": ["class 61", "class 61"], "type": "scatter", "x": [0.6544, 0.9301], "xaxis": "x1", "y": [81, 81], "yaxis": "y1", "zmax": null, "zmin": null}, {"colorbar": {"title": ""}, "hoverinfo": "text", "legendgroup": "y85", "line": {"color": "rgba(143, 143, 143, 1.000)", "dash": "solid", "shape": "linear", "width": 1}, "mode": "lines", "name": "y85", "showlegend": true, "text": ["class 62", "class 62"], "type": "scatter", "x": [0.6559, 0.6917], "xaxis": "x1", "y": [82, 82], "yaxis": "y1", "zmax": null, "zmin": null}, {"colorbar": {"title": ""}, "hoverinfo": "text", "legendgroup": "y86", "line": {"color": "rgba(143, 143, 143, 1.000)", "dash": "solid", "shape": "linear", "width": 1}, "mode": "lines", "name": "y86", "showlegend": true, "text": ["class 16", "class 16"], "type": "scatter", "x": [0.7016, 0.7333], "xaxis": "x1", "y": [83, 83], "yaxis": "y1", "zmax": null, "zmin": null}, {"colorbar": {"title": ""}, "hoverinfo": "text", "legendgroup": "y87", "line": {"color": "rgba(143, 143, 143, 1.000)", "dash": "solid", "shape": "linear", "width": 1}, "mode": "lines", "name": "y87", "showlegend": true, "text": ["class 63", "class 63"], "type": "scatter", "x": [0.7073, 0.7313], "xaxis": "x1", "y": [84, 84], "yaxis": "y1", "zmax": null, "zmin": null}, {"colorbar": {"title": ""}, "hoverinfo": "text", "legendgroup": "y88", "line": {"color": "rgba(143, 143, 143, 1.000)", "dash": "solid", "shape": "linear", "width": 1}, "mode": "lines", "name": "y88", "showlegend": true, "text": ["class 17", "class 17"], "type": "scatter", "x": [0.7358, 0.7432], "xaxis": "x1", "y": [85, 85], "yaxis": "y1", "zmax": null, "zmin": null}, {"colorbar": {"title": ""}, "legendgroup": "y89", "line": {"color": "rgba(255, 0, 0, 1.000)", "dash": "dot", "shape": "linear", "width": 1}, "mode": "lines", "name": "y89", "showlegend": true, "type": "scatter", "x": [0.4593, 0.4593], "xaxis": "x1", "y": [-8701, 8786], "yaxis": "y1", "zmax": null, "zmin": null}], "layout": {"annotations": [{"font": {"color": "rgba(0, 0, 0, 1.000)", "family": "sans-serif", "size": 20}, "rotation": 0, "showarrow": false, "text": "barcode(VR)", "x": 0.5, "xanchor": "center", "xref": "paper", "y": 1, "yanchor": "top", "yref": "paper"}], "height": 400, "margin": {"b": 20, "l": 0, "r": 0, "t": 20}, "paper_bgcolor": "rgba(255, 255, 255, 1.000)", "plot_bgcolor": "rgba(255, 255, 255, 1.000)", "showlegend": false, "width": 600, "xaxis": {"anchor": "y1", "domain": [0.006562, 0.9934], "gridcolor": "rgba(0, 0, 0, 0.100)", "gridwidth": 0.5, "linecolor": "rgba(0, 0, 0, 1.000)", "mirror": true, "range": [0.1559, 2.176], "showgrid": true, "showline": true, "showticklabels": true, "tickangle": 0, "tickcolor": "rgb(0, 0, 0)", "tickfont": {"color": "rgba(0, 0, 0, 1.000)", "family": "sans-serif", "size": 11}, "tickmode": "array", "ticks": "inside", "ticktext": ["0.5", "1.0", "1.5", "2.0"], "tickvals": [0.5, 1, 1.5, 2], "title": "", "titlefont": {"color": "rgba(0, 0, 0, 1.000)", "family": "sans-serif", "size": 15}, "type": "-", "visible": true, "zeroline": false, "zerolinecolor": "rgba(0, 0, 0, 1.000)"}, "yaxis": {"anchor": "x1", "domain": [0.07699, 0.9022], "gridcolor": "rgba(0, 0, 0, 0.100)", "gridwidth": 0.5, "linecolor": "rgba(0, 0, 0, 1.000)", "mirror": true, "range": [-1, 86], "showgrid": true, "showline": true, "showticklabels": true, "tickangle": 0, "tickcolor": "rgb(0, 0, 0)", "tickfont": {"color": "rgba(0, 0, 0, 1.000)", "family": "sans-serif", "size": 11}, "tickmode": "array", "ticks": "inside", "ticktext": [], "tickvals": [], "title": "", "titlefont": {"color": "rgba(0, 0, 0, 1.000)", "family": "sans-serif", "size": 15}, "type": "-", "visible": true, "zeroline": false, "zerolinecolor": "rgba(0, 0, 0, 1.000)"}}}
